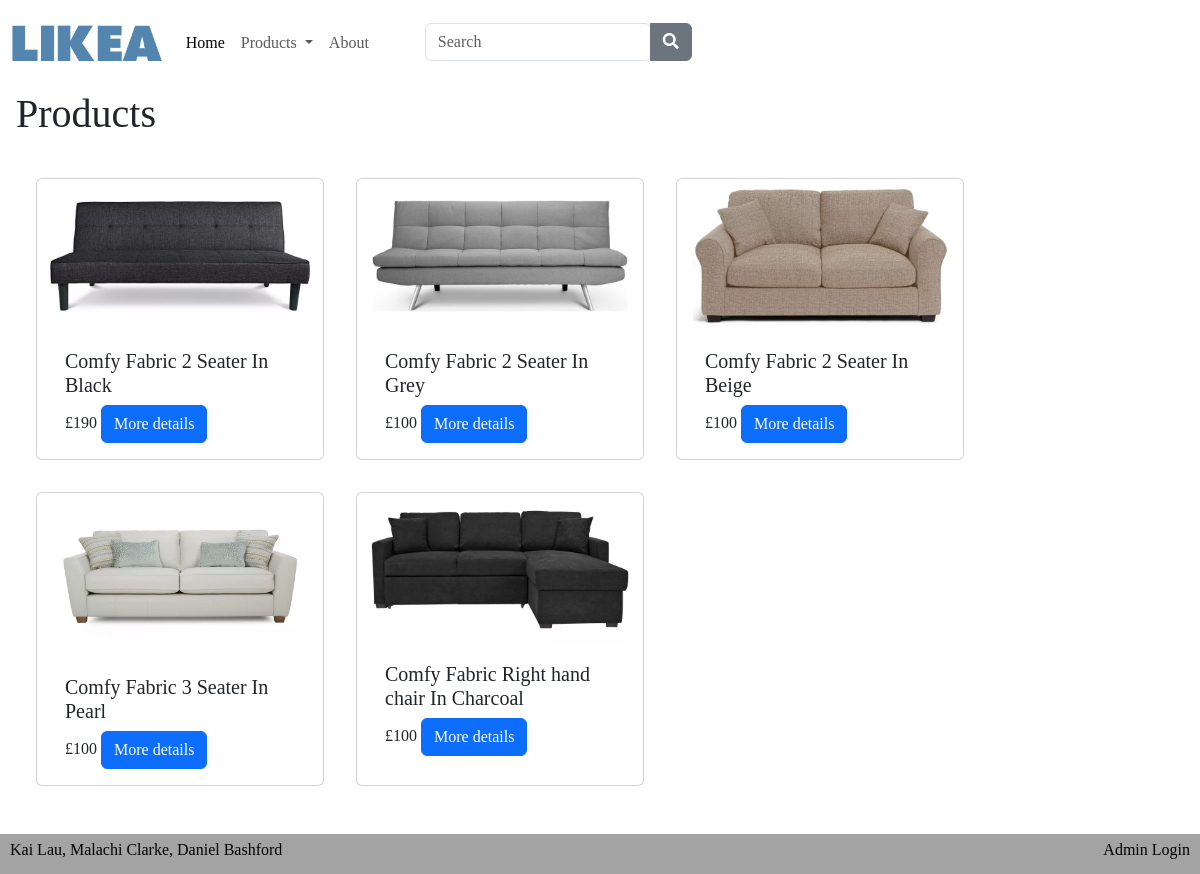
/sofas.php, run on the app's committed database.
### tables this page shows
CREATE TABLE `cs_product` (
  `id` int(11) NOT NULL,
  `name` varchar(50) DEFAULT NULL,
  `description` text DEFAULT NULL,
  `price` int(11) DEFAULT NULL
);

CREATE TABLE `media` (
  `id` int(11) NOT NULL,
  `name` varchar(50) DEFAULT NULL,
  `path` varchar(255) DEFAULT NULL
);

### functions/fetch_sofa_cards.php (the view)
<?php
        try {
            $con->autocommit(false);
            $products_query = "
                SELECT cs_product.id, cs_product.name, cs_product.description, cs_product.price, media.path
                FROM cs_product
                LEFT JOIN cs_product_media ON cs_product.id = cs_product_media.product_id
                LEFT JOIN media ON cs_product_media.media_id = media.id
                LEFT JOIN cs_category_prd ON cs_product.id = cs_category_prd.product_id
                LEFT JOIN cs_category ON cs_category_prd.category_id = cs_category.id
                WHERE cs_category.id = 1 AND media.path LIKE '%1%'
            ";
            $stmt_products = $con->prepare($products_query);
            $stmt_products->execute();
            $stmt_products->bind_result($id, $name, $description, $price, $mediaPath);
            $products_array = array();
            while ($stmt_products->fetch()) {
                $products_data = array(
                    'id' => $id,
                    'name' => $name,
                    'description' => $description,
                    'price' => $price,
                    'mediaPath' => $mediaPath
                );
                $products_array[] = $products_data;
            }
            $con->commit();
            foreach ($products_array as $product) {
                echo "<div class='card' style='width: 18rem; margin: 1rem;'>";
                echo "<img src='". $product['mediaPath']. "' class='card-img-top' alt='Product Image'>";
                echo "<div class='card-body'>";
                echo "<h5 class='card-title'>". $product['name']. "</h5>";
                echo "<p class='card-text'>£". $product['price']. " <a class='btn btn-primary' href='product_detail.php?product_id={$product['id']}'>More details</a> </p>";
                echo "</div>";
                echo "</div>";
            }
            } catch (Exception $e) {
                $con->rollback();
                echo "ERROR:" . $e->getMessage();
            } finally {
                $stmt_products->close();
                $con->autocommit(true);
            }
?>

### sofas.php (shortened to what this page needs)
<!DOCTYPE html>
<html lang="en">
<head>
    <link href="https://cdn.jsdelivr.net/npm/bootstrap@5.3.2/dist/css/bootstrap.min.css" rel="stylesheet"
>
    <link rel="stylesheet" href="./css/styles.scss">
    <link rel="stylesheet" href="https://cdnjs.cloudflare.com/ajax/libs/font-awesome/5.15.3/css/all.min.css"
 />
</head>
<body>
    <?php
        include "./assets/components/header.php";
        include "./db/db_connection.php";
    ?>
    <div class="container-flex" style="padding: 1rem;">
        <div class="row">
            <div class="col-md-12">
                <h1>Products</h1>
            </div>
        </div>
        <div class="row" style="padding: 1rem;">
            <?php include "./functions/fetch_sofa_cards.php"
                ?>
        </div>
    </div>
    <?php include "./assets/components/footer.php"; ?>
</body>
</html>

### assets/components/header.php (shortened to what this page needs)
<!DOCTYPE html>
<html lang="en">
<head>
</head>
<body>
<nav class="navbar navbar-expand-lg" id="navbar" style="margin-top: 1%;">
  <div class="container-fluid">
    <a class="navbar-brand" href="./">
        <img src="./assets/images/logo.png" height="36px" alt="LIKEA logo" />
    </a>
    <div class="collapse navbar-collapse" id="navbarNav">
      <ul class="navbar-nav">
        <li class="nav-item">
          <a class="nav-link active" href="./index.php">Home</a>
        </li>
        <li class="nav-item dropdown">
            <a class="nav-link dropdown-toggle" id="navbarDropdownMenuLink" role="button" data-bs-toggle="dropdown" href="#" aria-haspopup="true" aria-expanded="false">
                Products
            </a>
        </li>
        <li class="nav-item">
          <a class="nav-link" href="./About.php">About</a>
        </li>
        <li>
            <div class="input-group ps-5">
                <div id="navbar-search-autocomplete" class="form-outline">
                    <input type="search" id="form1" class="form-control" placeholder="Search"/>
                </div>
                <button type="button" class="btn btn-secondary">
                    <i class="fas fa-search"></i>
                </button>
            </div>
        </li>
      </ul>
  </div>
</nav>
</body>
</html>

### assets/components/Footer.php (shortened to what this page needs)
<!DOCTYPE html>
<html lang="en">
<head>
    <link rel="stylesheet" href="./css/styles.css">
</head>
<body>
    <div class="footer" >
        <p style="padding-top: 0.5rem;">Kai Lau, Malachi Clarke, Daniel Bashford</p>
        <p style="padding-top: 0.5rem;"><a href="./admin/admin_login.php" style="text-decoration:none; color:black;">Admin Login</a></p>
    </div>
</body>
</html>

### css/styles.css (style rules this page uses)
html, body { height: 100%; margin: 0; }
body { display: flex; flex-direction: column; }
.footer { background-color: #a3a3a3; color: #000000; display: flex; justify-content: space-between; align-items: center; margin-top: auto; padding: 10px; height: 40px; }
#navbar { background-color: white; }
body { font-family: "Playfair Display", serif; }

### data on the page
cs_product: media.path (picture), name "Comfy Fabric 2 Seater In Black", price "190"
cs_product: media.path (picture), name "Comfy Fabric 2 Seater In Grey", price "100"
cs_product: media.path (picture), name "Comfy Fabric 2 Seater In Beige", price "100"
cs_product: media.path (picture), name "Comfy Fabric 3 Seater In Pearl", price "100"
cs_product: media.path (picture), name "Comfy Fabric Right hand chair In Charcoal", price "100"
